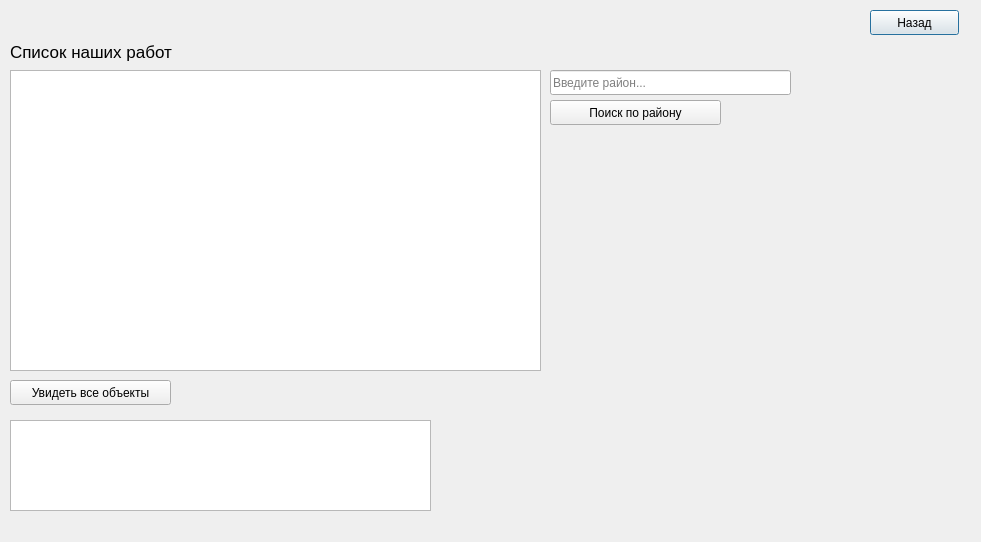
<?xml version="1.0" encoding="UTF-8"?>
<ui version="4.0">
 <class>guestAllObjects</class>
 <widget class="QDialog" name="guestAllObjects">
  <property name="geometry">
   <rect>
    <x>0</x>
    <y>0</y>
    <width>981</width>
    <height>542</height>
   </rect>
  </property>
  <property name="sizePolicy">
   <sizepolicy hsizetype="Preferred" vsizetype="Preferred">
    <horstretch>0</horstretch>
    <verstretch>0</verstretch>
   </sizepolicy>
  </property>
  <property name="minimumSize">
   <size>
    <width>981</width>
    <height>542</height>
   </size>
  </property>
  <property name="maximumSize">
   <size>
    <width>981</width>
    <height>542</height>
   </size>
  </property>
  <property name="windowTitle">
   <string>Наши работы</string>
  </property>
  <widget class="QPushButton" name="btnBack">
   <property name="geometry">
    <rect>
     <x>870</x>
     <y>10</y>
     <width>89</width>
     <height>25</height>
    </rect>
   </property>
   <property name="text">
    <string>Назад</string>
   </property>
  </widget>
  <widget class="QTableWidget" name="twOrg">
   <property name="geometry">
    <rect>
     <x>10</x>
     <y>70</y>
     <width>531</width>
     <height>301</height>
    </rect>
   </property>
  </widget>
  <widget class="QPushButton" name="btnSelectAll">
   <property name="geometry">
    <rect>
     <x>10</x>
     <y>380</y>
     <width>161</width>
     <height>25</height>
    </rect>
   </property>
   <property name="text">
    <string>Увидеть все объекты</string>
   </property>
  </widget>
  <widget class="QTextEdit" name="teResult">
   <property name="geometry">
    <rect>
     <x>10</x>
     <y>420</y>
     <width>421</width>
     <height>91</height>
    </rect>
   </property>
   <property name="readOnly">
    <bool>true</bool>
   </property>
  </widget>
  <widget class="QLineEdit" name="leFind">
   <property name="geometry">
    <rect>
     <x>550</x>
     <y>70</y>
     <width>241</width>
     <height>25</height>
    </rect>
   </property>
   <property name="placeholderText">
    <string>Введите район...</string>
   </property>
  </widget>
  <widget class="QPushButton" name="pushButton">
   <property name="geometry">
    <rect>
     <x>550</x>
     <y>100</y>
     <width>171</width>
     <height>25</height>
    </rect>
   </property>
   <property name="text">
    <string>Поиск по району</string>
   </property>
  </widget>
  <widget class="QLabel" name="label">
   <property name="geometry">
    <rect>
     <x>10</x>
     <y>36</y>
     <width>191</width>
     <height>31</height>
    </rect>
   </property>
   <property name="font">
    <font>
     <pointsize>13</pointsize>
    </font>
   </property>
   <property name="text">
    <string>Список наших работ</string>
   </property>
  </widget>
 </widget>
 <resources/>
 <connections/>
</ui>
